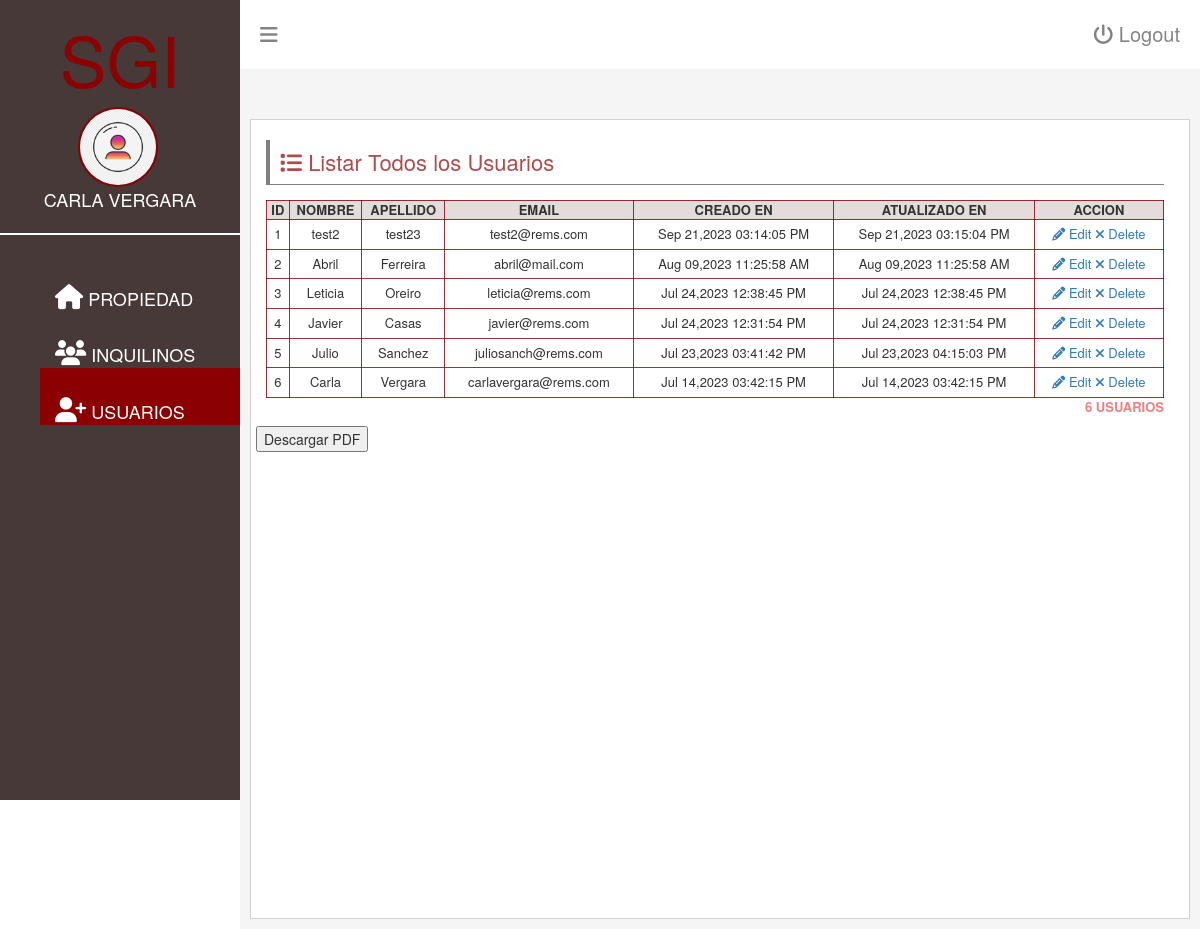
Screenshot of /users-view.php (signed in) with the database file from the repository.
### tables this page shows
CREATE TABLE `users` (
  `id` int(11) NOT NULL,
  `first_name` varchar(50) NOT NULL,
  `last_name` varchar(50) NOT NULL,
  `password` varchar(300) NOT NULL,
  `email` varchar(50) NOT NULL,
  `created_at` datetime NOT NULL,
  `updated_at` datetime NOT NULL
);

### database/show.php (called while the page is built)
<?php
include("connection.php");
$table_name = $show_table;
$stmt = $conn->prepare("SELECT * FROM $table_name ORDER BY created_at DESC");
$stmt->execute();
$stmt->setFetchMode(PDO::FETCH_ASSOC);
return $stmt->fetchAll();

### users-view.php (the view, shortened to what this page needs)
<?php
    $show_table = "users";
    $users = include("database/show.php");
?>
<!DOCTYPE html>
<html>
<head>
    <?php include("partials/app-header-scripts.php") ?>
</head>
<body>
    <div id="dashboardMainContainer">
        <?php include("partials/app-sidebar.php") ?>
        <div class="dashboard_content_container" id="dashboard_content_container">
            <?php include("partials/app-topnav.php") ?>
            <div class="dashboard_content">
            <div class="dashboard_content_main">
                    <div class="row">
                        <div class="column column-12" id="content">
                            <h1 class="section_header"><i class="fa fa-list"></i> Listar Todos los Usuarios</h1>
                            <div class="section_content">
                                <div class="users">
                                    <table>
                                        <thead>
                                            <tr>
                                                <th>Id</th>
                                                <th>Nombre</th>
                                                <th>Apellido</th>
                                                <th>Email</th>
                                                <th>Creado En</th>
                                                <th>Atualizado En</th>
                                                <th>Accion</th>
                                            </tr>
                                        </thead>
                                        <tbody>
                                            <?php foreach($users as $index => $user){ ?>
                                                <tr>
                                                    <td><?= $index+1 ?></td>
                                                    <td class="firstName"><?= $user["first_name"] ?></td>
                                                    <td class="lastName"><?= $user["last_name"] ?></td>
                                                    <td class="email"><?= $user["email"] ?></td>
                                                    <td><?= date("M d,Y h:i:s A", strtotime($user["created_at"])) ?></td>
                                                    <td><?= date("M d,Y h:i:s A", strtotime($user["updated_at"])) ?></td>
                                                    <td>
                                                        <a href="" class="updateUser" data-userid="<?= $user['id'] ?>"> <i class="fa fa-pencil"></i> Edit</a>
                                                        <a href="" class="deleteUser" data-userid="<?= $user['id'] ?>" data-fname="<?= $user['first_name'] ?>" data-lname="<?= $user['last_name'] ?>"><i class="fa fa-remove"></i> Delete</a>
                                                    </td>
                                                </tr>
                                            <?php } ?>
                                        </tbody>
                                    </table>
                                    <p class="userCount"><?= count($users) ?> usuarios </p>
                                </div>
                            </div>
                        </div>
                        <button id="download-pdf">Descargar PDF</button>
                    </div>
                </div>
            </div>
        </div>
    </div>
<?php include("partials/app-scripts.php") ?>
</body>
</html>

### partials/app-sidebar.php (shortened to what this page needs)
<?php
    $user = $_SESSION["user"];
?>
<div class="dashboard_sidebar" id="dashboard_sidebar">
    <h3 class="dashboard_logo" id="dashboard_logo">SGI</h3>
    <div class="dashboard_sidebar_user">
        <img src="images/user/person.png" alt="User image" id="userImage" />
        <span><?= $user["first_name"] . " " . $user["last_name"] ?></span>
    </div>
    <div class="dashboard_sidebar_menus">
        <ul class="dashboard_menu_lists">
            <li class="liMainMenu">
                <a href="javascript:void(0);" class="showHideSubmenu"><i class="fa fa-home mainMenuIconArrow showHideSubmenu"></i><span class="menuText showHideSubmenu"> Propiedad </span>
            </li>
            <li class="liMainMenu">
                <a href="javascript:void(0);" class="showHideSubmenu"><i class="fa fa-users mainMenuIconArrow showHideSubmenu"></i><span class="menuText showHideSubmenu"> Inquilinos </span>
            </li>
            <li class="liMainMenu showHideSubmenu">
                <a href="javascript:void(0);" class="showHideSubmenu"><i class="fa fa-user-plus mainMenuIconArrow showHideSubmenu"></i><span class="menuText showHideSubmenu"> Usuarios </span>
            </li>
        </ul>
    </div>
</div>

### css/login.css (style rules this page uses)
body { font-family: Arial, Helvetica, sans-serif; }
li { list-style-type: none !important; }
#dashboardMainContainer { display: flex; flex-direction: row; }
.dashboard_sidebar { width:20%; background:rgb(27, 8, 8, 0.8); height: 100vh; }
.dashboard_content_container { width:80%; background: whitesmoke; }
h3.dashboard_logo { color:darkred; font-size: 70px; text-align: center; }
.dashboard_sidebar_user { text-align: center; position: relative; padding-bottom: 20px; border-bottom: 2px solid #fff; }
.dashboard_sidebar_user img { width: 80px; display: inline-block; border-radius: 50%; border: 2px solid darkred; margin-right: 5px; vertical-align: middle; }
.dashboard_sidebar_user span { top: 20%; font-size: 18px; text-transform: uppercase; color: #ffff; display: inline-block; }
ul.dashboard_menu_lists { margin-top: 20px; }
ul.dashboard_menu_lists li.liMainMenu { padding-top: 15px; text-transform: uppercase; list-style-type: none; }
ul.dashboard_menu_lists li.liMainMenu a { text-decoration: none; color: #fff; display: block; font-size: 18px; padding: 0px 15px; padding-top: 15px; padding-right: 0px; }
ul.dashboard_menu_lists li.liMainMenu a i { font-size: 25px; }
.dashboard_content { padding: 50px 10px 10px 10px; }
.dashboard_content_main { background: #fff; min-height: 800px; height: 100%; padding-left: 20px; border: 1px solid lightgray; }
.row { display: flex; flex-direction: row; flex-wrap: wrap; width: 100%; }
.column { width: 100%; padding: 0px 10px; }
h1.section_header { font-size: 22px; color:rgb(139, 0, 0, 0.7); border-bottom: 1px solid gray; padding-bottom: 10px; padding: 10px; border-left: 4px solid gray; margin-bottom: 15px; }
table, th, td { border: 1px solid rgb(128, 0, 0, 0.8); border-collapse:collapse; }
table { width: 100%; }
table th { font-size: 13px; text-transform: uppercase; text-align: center; background: rgb(202, 185, 185, 0.5); }
table td { font-size: 13px; text-align: center; padding: 5px; }
p.userCount { text-align: right; font-size: 13px; font-weight: bold; text-transform: uppercase; color: lightcoral; }

### rows the page displays
users: first_name "CARLA", last_name "VERGARA", first_name "Carla", last_name "Vergara", email "carlavergara@rems.com", created_at "Jul 14,2023 03:42:15 PM", updated_at "Jul 14,2023 03:42:15 PM"
users: first_name "test2", last_name "test23", email "test2@rems.com", created_at "Sep 21,2023 03:14:05 PM", updated_at "Sep 21,2023 03:15:04 PM"
users: first_name "Abril", last_name "Ferreira", email "abril@mail.com", created_at "Aug 09,2023 11:25:58 AM", updated_at "Aug 09,2023 11:25:58 AM"
users: first_name "Leticia", last_name "Oreiro", email "leticia@rems.com", created_at "Jul 24,2023 12:38:45 PM", updated_at "Jul 24,2023 12:38:45 PM"
users: first_name "Javier", last_name "Casas", email "javier@rems.com", created_at "Jul 24,2023 12:31:54 PM", updated_at "Jul 24,2023 12:31:54 PM"
users: first_name "Julio", last_name "Sanchez", email "juliosanch@rems.com", created_at "Jul 23,2023 03:41:42 PM", updated_at "Jul 23,2023 04:15:03 PM"

### other values shown
count($users) "6"
